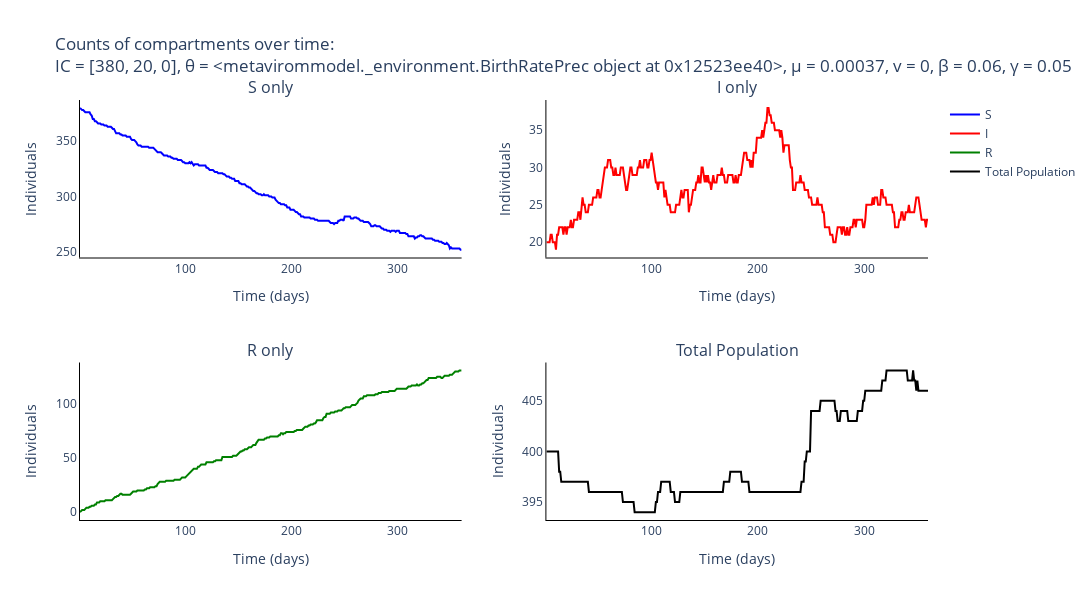

Notebook code cell kept with this figure:
### Markdown cell above
### Plot output of Gillespie for the different compartments

### Code cell
# Trace names - represent the type of individuals for the simulation
trace_name = ['{}'.format(s) for s in compartments]

# Names of panels
panels = ['{} only'.format(s) for s in compartments] + ['Total Population']

fig = go.Figure()
fig = make_subplots(rows=int(np.ceil(len(panels)/2)), cols=2, subplot_titles=tuple('{}'.format(p) for p in panels))

# Add traces to the separate counts panels
for s, spec in enumerate(compartments):
    fig.add_trace(
        go.Scatter(
            y=np.mean(output_algorithm[:, :, s], axis=0).tolist(),
            x=times,
            mode='lines',
            name=trace_name[s],
            line_color=colours[s]
        ),
        row= int(np.floor(s / 2)) + 1,
        col= s % 2 + 1
    )

fig.add_trace(
    go.Scatter(
        y=np.mean(np.sum(output_algorithm, axis=2), axis=0).tolist(),
        x=times,
        mode='lines',
        name='Total Population',
        line_color='black'
    ),
    row= 2,
    col= 2
)

# Add axis labels
fig.update_layout(
    title='Counts of compartments over time:<br>IC = {}, θ = {}, μ = {}, v = {}, β = {:.2f}, γ = {:.2f}'.format(parameters[0:3], parameters[3], parameters[4], parameters[5], parameters[6], parameters[7]),
    width=1100, 
    height=600,
    plot_bgcolor='white',
    xaxis=dict(
        linecolor='black',
        title = 'Time (days)'
        ),
    yaxis=dict(
        linecolor='black',
        title = 'Individuals'),
    xaxis2=dict(
        linecolor='black',
        title = 'Time (days)'
        ),
    yaxis2=dict(
        linecolor='black',
        title = 'Individuals'),
    xaxis3=dict(
        linecolor='black',
        title = 'Time (days)'
        ),
    yaxis3=dict(
        linecolor='black',
        title = 'Individuals'),
    xaxis4=dict(
        linecolor='black',
        title = 'Time (days)'
        ),
    yaxis4=dict(
        linecolor='black',
        title = 'Individuals')
    #legend=dict(
    #    orientation="h",
    #    yanchor="bottom",
    #    y=1.02,
    #    xanchor="right",
    #    x=1
    #)
    )

fig.write_image('images/SIR-gillespie-Lassa.pdf')
fig.show()

### Figure 1 — Plotly figure (JSON) as saved in the notebook; plotly's stock layout.template omitted (floating-point values rounded to 4 significant figures; data arrays with more than 128 entries replaced by an {"elided": "..."} marker saying what was removed)
{"data": [{"line": {"color": "blue"}, "mode": "lines", "name": "S", "type": "scatter", "x": {"elided": "360 int values"}, "xaxis": "x", "y": {"elided": "360 int values"}, "yaxis": "y"}, {"line": {"color": "red"}, "mode": "lines", "name": "I", "type": "scatter", "x": {"elided": "360 int values"}, "xaxis": "x2", "y": {"elided": "360 int values"}, "yaxis": "y2"}, {"line": {"color": "green"}, "mode": "lines", "name": "R", "type": "scatter", "x": {"elided": "360 int values"}, "xaxis": "x3", "y": {"elided": "360 int values"}, "yaxis": "y3"}, {"line": {"color": "black"}, "mode": "lines", "name": "Total Population", "type": "scatter", "x": {"elided": "360 int values"}, "xaxis": "x4", "y": {"elided": "360 int values"}, "yaxis": "y4"}], "layout": {"annotations": [{"font": {"size": 16}, "showarrow": false, "text": "S only", "x": 0.225, "xanchor": "center", "xref": "paper", "y": 1, "yanchor": "bottom", "yref": "paper"}, {"font": {"size": 16}, "showarrow": false, "text": "I only", "x": 0.775, "xanchor": "center", "xref": "paper", "y": 1, "yanchor": "bottom", "yref": "paper"}, {"font": {"size": 16}, "showarrow": false, "text": "R only", "x": 0.225, "xanchor": "center", "xref": "paper", "y": 0.375, "yanchor": "bottom", "yref": "paper"}, {"font": {"size": 16}, "showarrow": false, "text": "Total Population", "x": 0.775, "xanchor": "center", "xref": "paper", "y": 0.375, "yanchor": "bottom", "yref": "paper"}], "height": 600, "plot_bgcolor": "white", "title": {"text": "Counts of compartments over time:<br>IC = [380, 20, 0], θ = <metavirommodel._environment.BirthRatePrec object at 0x12523ee40>, μ = 0.00037, v = 0, β = 0.06, γ = 0.05"}, "width": 1100, "xaxis": {"anchor": "y", "domain": [0, 0.45], "linecolor": "black", "title": {"text": "Time (days)"}}, "xaxis2": {"anchor": "y2", "domain": [0.55, 1], "linecolor": "black", "title": {"text": "Time (days)"}}, "xaxis3": {"anchor": "y3", "domain": [0, 0.45], "linecolor": "black", "title": {"text": "Time (days)"}}, "xaxis4": {"anchor": "y4", "domain": [0.55, 1], "linecolor": "black", "title": {"text": "Time (days)"}}, "yaxis": {"anchor": "x", "domain": [0.625, 1], "linecolor": "black", "title": {"text": "Individuals"}}, "yaxis2": {"anchor": "x2", "domain": [0.625, 1], "linecolor": "black", "title": {"text": "Individuals"}}, "yaxis3": {"anchor": "x3", "domain": [0, 0.375], "linecolor": "black", "title": {"text": "Individuals"}}, "yaxis4": {"anchor": "x4", "domain": [0, 0.375], "linecolor": "black", "title": {"text": "Individuals"}}}}
